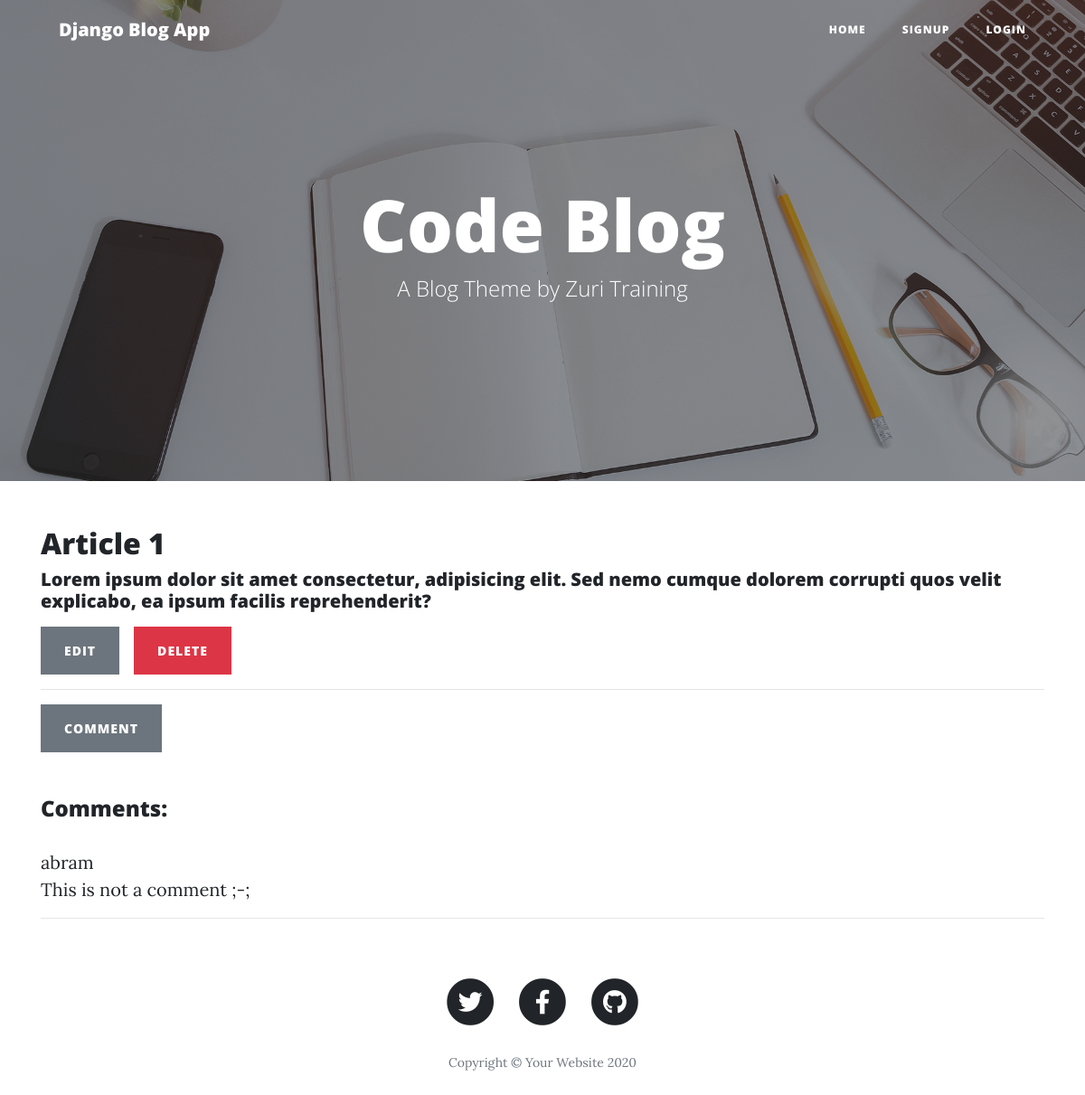
Screenshot of /post/9/ with the database file from the repository.
### blog/models.py (models this page shows, shortened)
class Post(models.Model):
    title = models.CharField(max_length=200)
    author = models.ForeignKey('auth.user', on_delete=models.CASCADE)
    body = models.TextField()

class Comment(models.Model):
    post = models.ForeignKey('blog.Post', on_delete=models.CASCADE, related_name='comments')
    author = models.CharField(max_length=200)
    text = models.TextField()
    approved_comment = models.BooleanField(default=False)

### blog/views.py (the view)
# urls.py: path('post/<int:pk>/', BlogDetailView.as_view(), name='post_detail'),
class BlogDetailView(DetailView):
    model = Post
    template_name = 'post_detail.html'

### blog/templates/post_detail.html
{% extends 'base.html' %}
{% block content %}
<div class="container">
    <div class="row">
        <div class="col-lg-12 col-md-12 mx-auto my-auto">
            <div class="post-preview">
                <a href="">
                    <h2 class="post-title">
                        <a href="">{{ post.title}}</a>
                    </h2>
                    <h5 class="post-subtitle">{{post.body}}</h5>
                    <div class="d-flex mt-3">
                        <a href="{% url 'post_edit' pk=post.pk %}" class="btn btn-sm btn-secondary mr-3">Edit</a>
                        <a href="{% url 'post_delete' pk=post.pk %}" class="btn btn-sm btn-danger">Delete</a>
                    </div>
                    <hr />
                </a>
            </div>
            <div class="comment-preview">
                <a href="{% url 'add_comment_to_post' pk=post.pk %}" class="btn btn-secondary">Comment</a>
            </div>
            {% for comment in post.comments.all %}
                <div class="comment mt-5">
                    <h4 class="title">
                        Comments:
                    </h4>
                    <p style="padding-bottom: 0% !important; margin-bottom: 0% !important;">{{ comment.author }}</p>
                    <p style="margin: 0% !important; padding: 0% !important;">{{ comment.text}}</p>
                </div>
                <hr>
            {% empty %}
                <p>No comments here yet :(</p>
            {% endfor %}
        </div>
    </div>
</div>
{% endblock %}

### rows the page displays
Post: title "Article 1", body "Lorem ipsum dolor sit amet consectetur, adipisicing elit. Sed nemo cumque dolorem corrupti quos velit explicabo, ea ipsum facilis reprehenderit?"
Comment: author "abram", text "This is not a comment ;-;"
